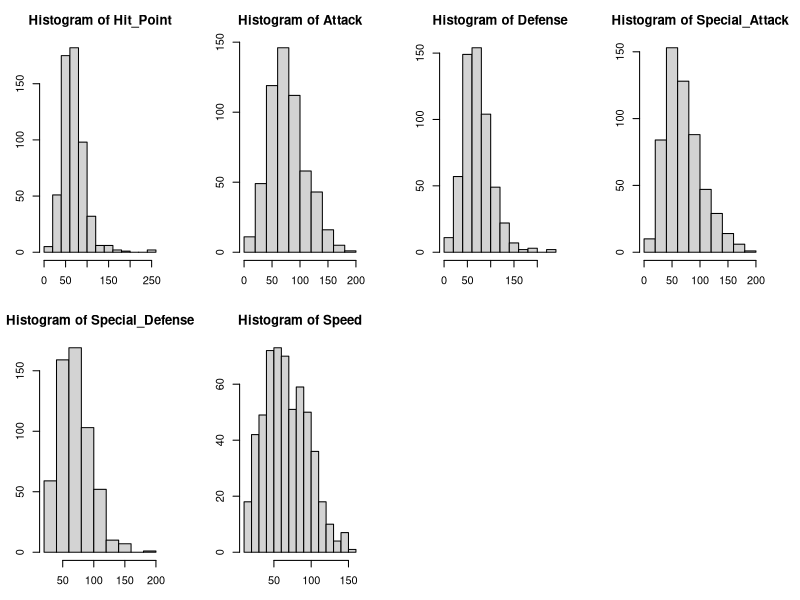

Here is the R script that generated this plot: (Note: this script raises an error after producing the figure.)
## ---- chunk 1
knitr::opts_chunk$set(echo = TRUE)
library(tidyverse)
library(ggplot2)
## ---- chunk 2
df <- read.csv("data.csv")
names(df)
## ---- chunk 3
df <- df |>
    mutate(Legendary = as.integer(as.logical(Legendary))) |>
    select(-X., -Name)
## ---- chunk 4
if (all((df$HP + df$Attack + df$Defense + df$SP..Attack + df$SP..Defense + df$Speed) == df$Total)) {
    df <- df |> select(-Total)
}
## ---- chunk 5
unique_types <- c(df$Type.1, df$Type.2) |> unique()

for (typ in unique_types[-1]) {
    if (typ == "") next
    df[typ] <- 0
    for (row in 1:nrow(df)) {
        has_type <- typ %in% df[row, c("Type.1", "Type.2")]
        if (has_type) {
            df[row, typ] <- 1
        }
    }
}
## ---- chunk 6
for (i in unique(df$Generation)) {
    if (i == 1) next
    col_name <- paste0("gen_", i)
    df[col_name] <- 0
}

for (row in 1:nrow(df)) {
    gen <- df[row, "Generation"]
    if (gen == 1) next
    col_name <- paste0("gen_", gen)
    df[row, col_name] <- 1
}
## ---- chunk 7
df <- df |>
    select(-Type.1, -Type.2, -Generation)
## ---- chunk 8
colnames(df)[c(1, 4, 5)] <- c("Hit_Point", "Special_Attack", "Special_Defense")
## ---- chunk 9
set.seed(123)
train_test_split <- function(df, perc_train = 0.7) {
    i_train <- sample(1:nrow(df), floor(0.7 * nrow(df)), F)
    list_out <- list(train = df[i_train, ], test = df[-i_train, ])
    return(list_out)
}
df_split <- train_test_split(df)
## ---- chunk 10
train <- df_split$train
test <- df_split$test
## ---- chunk 11
numerical_vars <- names(train)[1:6]
## ---- chunk 12
# train %>%
#    group_by(Generation) %>%
#    summarise(mean(Legendary))
## ---- chunk 13
train %>%
    select(-numerical_vars, -Legendary) %>%
    colMeans() * 100 # Percentage values
## ---- chunk 14
# Numerical Variables
train %>%
    select(numerical_vars) %>%
    summary()
## ---- chunk 15
par(mfrow = c(2, 4), mar = c(3, 3, 3, 3))
lapply(numerical_vars, function(col_name) {
    hist(train[[col_name]], main = paste("Histogram of", col_name), xlab = "variable")
})
par(mfrow = c(1, 1))
## ---- chunk 16
library(car)
cor_mat <- cor(train[numerical_vars])
print(cor_mat)
corrplot(cor_mat, method = "square", type = "upper", tl.col = "black", tl.srt = 45)
## ---- chunk 17
train_std <- train
train_std[numerical_vars] <- train |>
    select(numerical_vars) |>
    mutate(across(where(is.numeric), scale))
## ---- chunk 18
sapply(train_std, mean)
## ---- chunk 19
grid_ <- expand.grid(
    .alpha = seq(0, 1, by = 0.1),
    .lambda = seq(0, 1, by = 0.01)
)
logistic_elnet <- train(
    as.factor(Legendary) ~ .,
    data = train_std,
    method = "glmnet",
    family = "binomial",
    metric = "Accuracy",
    tuneGrid = grid_,
)
